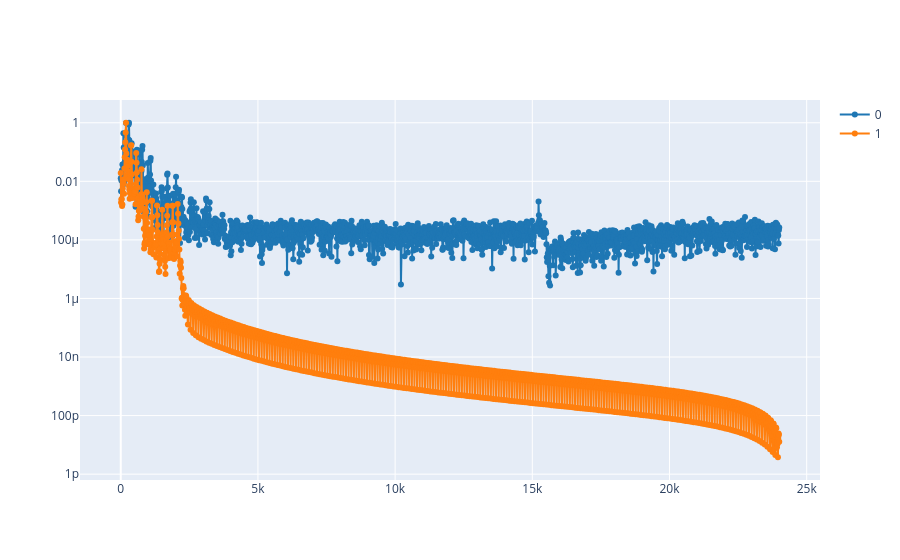

The cell this chart's notebook holds for it:
### Markdown cell above
2.2. Calculate the spectrogram of the synthesized signal `S_synt`; and compare the spectrums of both signals at the same time using `plot_spectrum_at(ff, tt, [S_ref, S_synt], time)`, where `S_ref`is spectrogram of the reference signal.

**Note:** use the same window length to calculate both spectrograms.

### Code cell
# Write the code here
N = 4000

ff, tt, S_ref = spectrogram(ref, fs=fs, nperseg=N, scaling='spectrum' )
ff_synt, tt_synt, S_synt = spectrogram( y, fs=fs,  nperseg=N, scaling='spectrum')

time = 0.8
plot_spectrum_at(ff, tt, [S_ref, S_synt],  time)

### Figure 1 — Plotly figure (JSON) as saved in the notebook; plotly's stock layout.template omitted (floating-point values rounded to 4 significant figures; data arrays with more than 128 entries replaced by an {"elided": "..."} marker saying what was removed)
{"data": [{"line": {"color": "#1f77b4", "shape": "linear"}, "mode": "lines+markers", "name": "0", "type": "scatter", "x": {"elided": "2001 float values"}, "y": {"elided": "2001 float values"}}, {"line": {"color": "#ff7f0e", "shape": "linear"}, "mode": "lines+markers", "name": "1", "type": "scatter", "x": {"elided": "2001 float values"}, "y": {"elided": "2001 float values"}}], "layout": {"yaxis": {"type": "log"}}}
